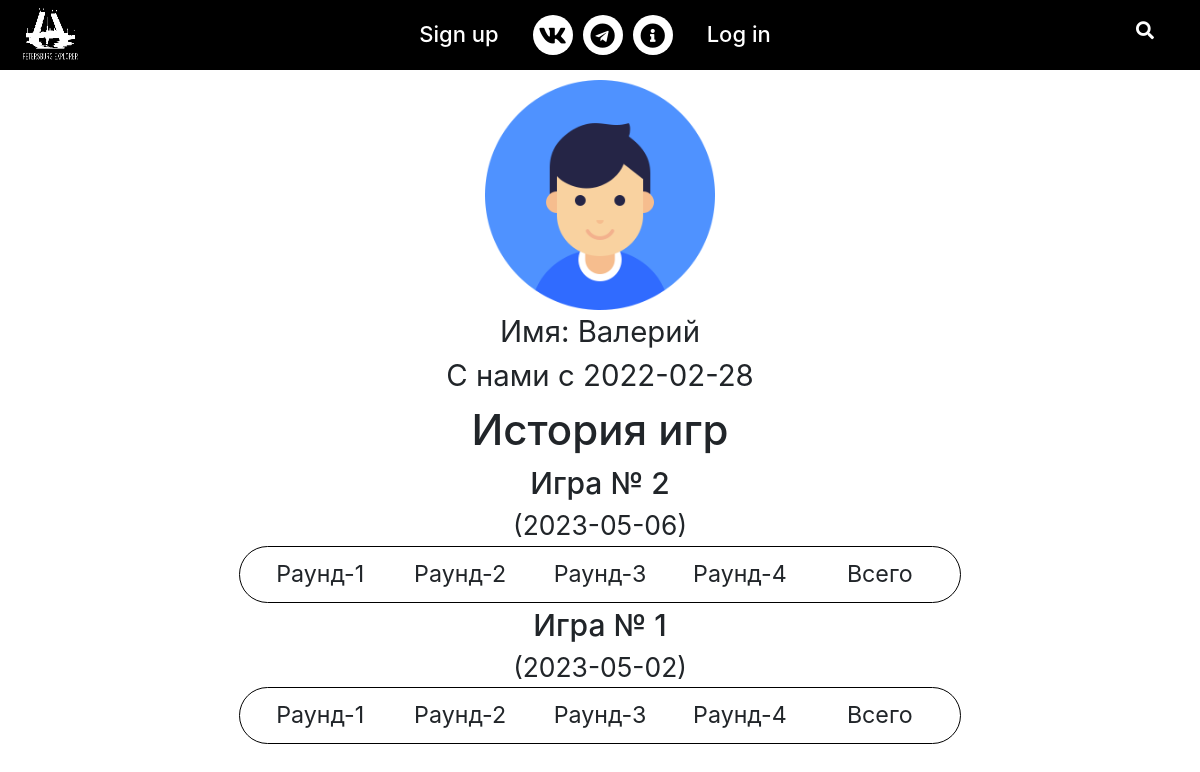
The app's page /users/Валерий with its own data.
### data/user.py (models this page shows, shortened)
class User(SqlAlchemyBase, UserMixin, SerializerMixin):
    __tablename__ = 'users'
    id = sqlalchemy.Column(sqlalchemy.Integer,
                           primary_key=True, autoincrement=True)
    name = sqlalchemy.Column(sqlalchemy.String, nullable=True)
    lower_name = sqlalchemy.Column(sqlalchemy.String, nullable=True)
    email = sqlalchemy.Column(sqlalchemy.String,
                              index=True, unique=True, nullable=True)
    hashed_password = sqlalchemy.Column(sqlalchemy.String, nullable=True)
    created_date = sqlalchemy.Column(sqlalchemy.Date, nullable=True, default=datetime.datetime.now)

### data/game_session.py (models this page shows, shortened)
class GameSession(SqlAlchemyBase):
    __tablename__ = 'game_sessions'
    id = sqlalchemy.Column(sqlalchemy.Integer,
                           primary_key=True, autoincrement=True)
    user_id = sqlalchemy.Column(sqlalchemy.Integer,
                                sqlalchemy.ForeignKey("users.id"))
    destination_coordinates_list = sqlalchemy.Column(sqlalchemy.String, nullable=True)
    finish_coordinates_list = sqlalchemy.Column(sqlalchemy.String, nullable=True)
    date = sqlalchemy.Column(sqlalchemy.Date, nullable=True, default=datetime.datetime.now)
    total_score = sqlalchemy.Column(sqlalchemy.Integer, nullable=True)
    round = sqlalchemy.Column(sqlalchemy.Integer, nullable=True)
    first_round_score = sqlalchemy.Column(sqlalchemy.Integer, nullable=True)
    second_round_score = sqlalchemy.Column(sqlalchemy.Integer, nullable=True)
    third_round_score = sqlalchemy.Column(sqlalchemy.Integer, nullable=True)
    fourth_round_score = sqlalchemy.Column(sqlalchemy.Integer, nullable=True)

### web_infrastructure/users_blueprint.py (the view)
@blueprint.route('/users/<username>')
def view_user(username):
    db_sess = db_session.create_session()
    user = db_sess.query(User).filter(
        (User.name == username)).first()
    game_sessions = db_sess.query(GameSession).filter(
        (GameSession.user_id == user.id))
    return render_template("profile.html", game_sessions=reversed(list(game_sessions)), user=user)

### data/db_session.py (called while the page is built)
def create_session() -> Session:
    global __factory
    return __factory()

### main.py (called while the page is built)
def create_app():
    app = Flask(__name__)
    app.config['SECRET_KEY'] = 'petersburg_explorer_secret_key'
    login_manager = LoginManager()
    login_manager.init_app(app)
    @login_manager.user_loader
    def load_user(user_id):
        db_sess = db_session.create_session()
        return db_sess.query(User).get(user_id)
    @app.context_processor
    def base():
        form = SearchForm()
        return dict(form=form)
    app.register_blueprint(users_blueprint.blueprint)
    app.register_blueprint(game_blueprint.blueprint)
    load_dotenv(dotenv_path='data/.env')
    db_session.global_init('db/Petersburg.db')
    return app

### templates/profile.html (shortened to what this page needs)
{% extends "base.html" %}
{% block content %}
<head>
    <link rel="stylesheet" href="../static/css/profile.css" type="text/css">
</head>
<div class="container">
    <div class="user-info">
        <img class="user-logo" src="../static/img/user.png" alt="..." width="230" height="230">
        <div class="info-label">Имя: {{ user.name }}</div>
        <div class="info-label">С нами с {{ user.created_date }}</div>
    </div>
    <div class="game-history">
        <div class="hist-label">
            История игр
        </div>
        {% for item in game_sessions%}
        <span class="game-label">Игра № {{ loop.revindex }}</span> <span class="date-label">({{ item.date }})</span>
        <div class="game-session">
            <div class="game-session-element">Раунд-1 <br> {{item.firstRoundScore}}</div>
            <div class="game-session-element">Раунд-2 <br> {{item.secondRoundScore}}</div>
            <div class="game-session-element">Раунд-3 <br> {{item.thirdRoundScore}}</div>
            <div class="game-session-element">Раунд-4 <br> {{item.fourthRoundScore}}</div>
            <div class="game-session-element">Всего <br> {{ item.totalScore }}</div>
        </div>
        {% endfor %}
    </div>
</div>
{% endblock %}

### templates/base.html (shortened to what this page needs)
<!DOCTYPE html>
<html lang="ru">
<head>
    <link rel="stylesheet" href="../static/css/style.css">
    <link href="https://cdn.jsdelivr.net/npm/bootstrap@5.0.0-beta2/dist/css/bootstrap.min.css" rel="stylesheet"
>
    <link rel="stylesheet" href="https://maxcdn.bootstrapcdn.com/bootstrap/4.0.0/css/bootstrap.min.css">
</head>
<body>
    <div class="wrapper">
        {% include "navbar.html" %}
        {% block content %}
        {% endblock %}
    </div>
</body>

### templates/navbar.html (shortened to what this page needs)
<head>
    <link rel="stylesheet" href="https://cdnjs.cloudflare.com/ajax/libs/font-awesome/5.15.3/css/all.min.css" />
</head>
<nav>
    <div class="logo"><a href="/">
            <img src="../static/img/logo.png" alt="" width="60" height="60">
        </a></div>
    <div class="content">
        <ul class="links">
            {% if not current_user.is_authenticated %}
            <li class="signup">
                <a href="/signup">Sign up</a>
            </li>
            {% endif %}
            <li class="social-menu">
                <div class="social-menu-element">
                    <a href="https://vk.com/petersburgexplorer">
                        <i class="fab fa-vk"></i>
                    </a>
                </div>
                <div class="social-menu-element">
                    <a href="https://t.me/peterburgexplorer_bot">
                        <i class="fab fa-telegram"></i>
                    </a>
                </div>
                <div class="social-menu-element">
                    <a href="/info/">
                        <i class="fas fa-info-circle"></i>
                    </a>
                </div>
            </li>
            {% if current_user.is_authenticated %}
            <li class="profile">
                <a href="#" class="desktop-link">
                    <i class="fas fa-user-circle"></i>
                    {{ current_user.name }}
                </a>
                <input type="checkbox" id="show-features">
                <label for="show-features">
                    <i class="fas fa-user-circle"></i>
                    {{ current_user.name }}
                </label>
                <ul class="dropdown">
                    <li><a href="/profile">Профиль</a></li>
                    <li><a href="/logout">Выйти</a></li>
                </ul>
            </li>
            {% else %}
            <li class="login">
                <a href="/login">Log in</a>
            </li>
            {% endif %}
        </ul>
    </div>
    <label for="show-search" class="search-icon"><i class="fas fa-search"></i></label>
</nav>

### static/css/style.css (style rules this page uses)
* { margin: 0; padding: 0; box-sizing: border-box; text-decoration: none; }
.wrapper { display: -webkit-box; display: -ms-flexbox; display: flex; -webkit-box-orient: vertical; -webkit-box-direction: normal; -ms-flex-direction: column; flex-direction: column; -ms-flex-wrap: wrap; flex-wrap: wrap; }
.wrapper nav { background-color: #000; position: relative; display: flex; width: 100%;; height: 70px; align-items: center; justify-content: space-between; }
nav .content { display: flex; align-items: center; }
.wrapper nav ul { padding-left: 0; }
nav .content .links { display: flex; margin-bottom: 0rem }
nav .content .links .social-menu { display: flex; align-self: center; }
.content .links li { list-style: none; line-height: 70px; margin: 0 0.5rem; }
.content .links li a, .content .links li label { color: #fff; text-decoration: none; font-size: 22px; font-weight: 500; padding: 9px 17px; border-radius: 5px; transition: all 0.3s ease; }
.wrapper .search-icon, .wrapper .menu-icon { color: #fff; font-size: 18px; cursor: pointer; line-height: 70px; width: 70px; text-align: center; }
.social-menu-element { padding: 0 5px; }
.social-menu-element a { border-radius: 50%!important; display: flex!important; align-items: center!important; justify-content: center!important; width: 40px; height: 40px; background-color: white; text-align: center; border-radius: 50%; -webkit-transition: 0.5s; transition: 0.5s; -webkit-transform: translate(0, 0px); transform: translate(0, 0px); -webkit-box-shadow: 0px 7px 5px rgba(0, 0, 0, 0.5); box-shadow: 0px 7px 5px rgba(0, 0, 0, 0.5); }
.social-menu-element i { color: #000000; font-size: 25px; -webkit-transition: 0.5s; transition: 0.5s; }
.social-menu-element a:hover, .social-menu-element a:visited, .social-menu-element a:link, .social-menu-element a:active { text-decoration: none; }
@media screen and (max-width: 1250px) { .wrapper nav { max-width: 100%; padding: 0 20px; } }
@media screen and (max-width: 1250px) { .content .links li a { padding: 8px 13px; } }

### static/css/profile.css (style rules this page uses)
.container { text-align: center; }
.game-history { display: flex; flex-direction: column; align-items: center; }
.game-session { border-radius: 35px; padding: 10px; border: 1px solid #000; display: flex; flex-wrap: wrap; font-size: calc(12px + 12 * (100vw / 1280)); width: 65%; }
.game-session-element { padding: 0px 0.1em; flex: 0 1 20%; }
.hist-label { display: inline; font-size: 3.5vw; font-weight: 550; }
.game-label { font-size: 2.5vw; font-weight: 500; }
.date-label { font-size: 2.2vw; }
.user-info { padding-top: 10px; display: block; }
.info-label { font-size: calc(20px + 10 * (100vw / 1280)); }

### records on screen
User: name "Валерий", created_date "2022-02-28"
GameSession: date "2023-05-06"
GameSession: date "2023-05-02"
